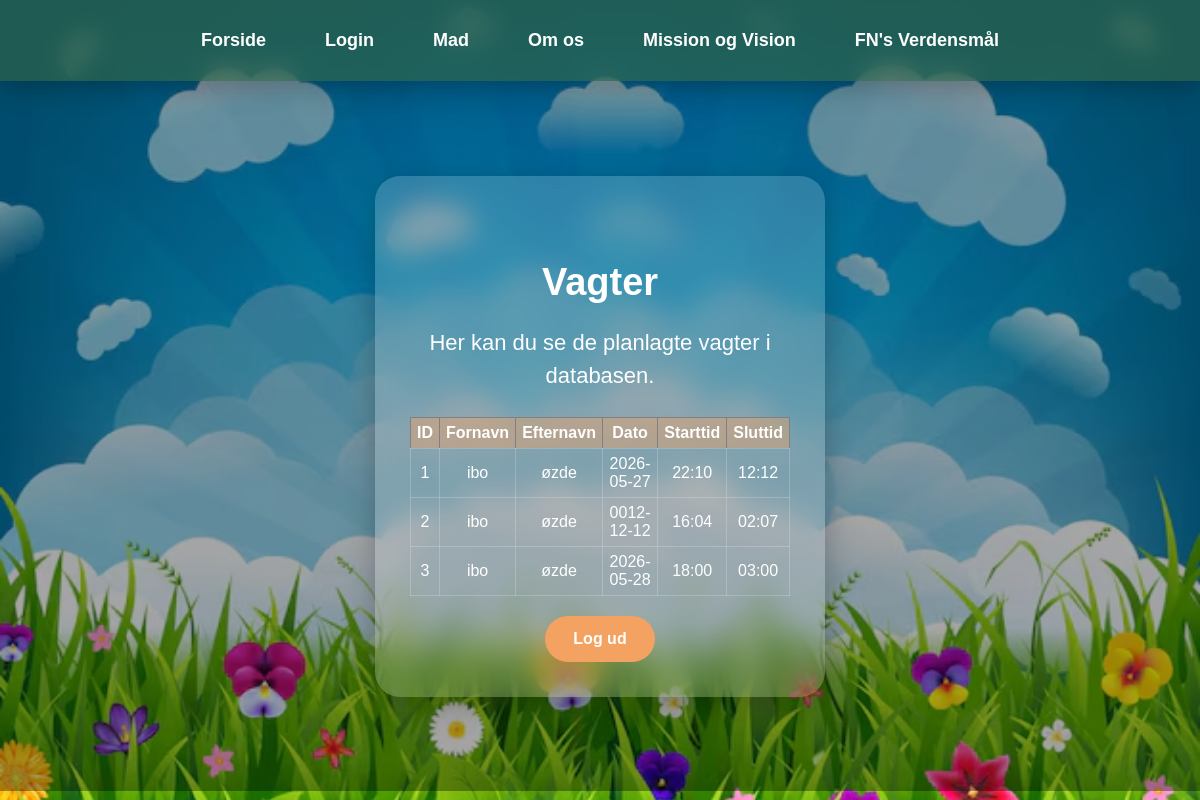
The page /database on the database its author committed.
### tables this page shows
CREATE TABLE VAGT (
                id        INTEGER PRIMARY KEY,
                fornavn   TEXT,
                efternavn TEXT,
                dato      TEXT,
                starttid  TEXT,
                sluttid   TEXT
            );

### app.py (the view)
@app.route('/database')
def database():
    with sqlite3.connect("database.db") as db:
        cursor = db.cursor()
        cursor.execute("SELECT * FROM VAGT")
        vagter = cursor.fetchall()
    return render_template('database.html', vagter=vagter)

### templates/database.html (shortened to what this page needs)
<!DOCTYPE html>
<html lang="da">
<head>
    <link rel="stylesheet" href="{{ url_for('static', filename='CSS/style.css') }}">
</head>
<body class="opret.side">
    <nav>
        <a href="/forside">Forside</a>
        <a href="/login">Login</a>
        <a href="/mad">Mad</a>
        <a href="/om-os">Om os</a>
        <a href="/MissionVision">Mission og Vision</a>
        <a href="/verdensmaal">FN's Verdensmål</a>
    </nav>
    <section class="hero">
        <div class="hero-content">
            <div class="login-card">
                <h1>Vagter</h1>
                <p>Her kan du se de planlagte vagter i databasen.</p>
                <table border="1" cellpadding="6" style="width: 100%; border-collapse: collapse; color: white;">
                    <tr style="background: rgba(244, 162, 97, 0.4);">
                        <th>ID</th>
                        <th>Fornavn</th>
                        <th>Efternavn</th>
                        <th>Dato</th>
                        <th>Starttid</th>
                        <th>Sluttid</th>
                    </tr>
                    {% for v in vagter %}
                    <tr style="border: 1px solid rgba(255,255,255,0.2);">
                        <td>{{ v[0] }}</td>
                        <td>{{ v[1] }}</td>
                        <td>{{ v[2] }}</td>
                        <td>{{ v[3] }}</td>
                        <td>{{ v[4] }}</td>
                        <td>{{ v[5] }}</td>
                    </tr>
                    {% endfor %}
                </table>
                <a href="/Forside" class="btn form-btn">Log ud</a>
            </div>
        </div>
    </section>
</body>
</html>

### static/CSS/style.css (style rules this page uses)
body { margin: 0; font-family: Arial, sans-serif; background-image: url("../Images/forside-bg.avif"); background-size: cover; background-position: center; background-repeat: no-repeat; min-height: 100vh; }
nav { background: rgba(43, 83, 50, 0.72); backdrop-filter: blur(12px); padding: 22px 45px; display: flex; gap: 35px; align-items: center; justify-content: center; box-shadow: 0 6px 25px rgba(0,0,0,0.25); position: sticky; top: 0; z-index: 10; }
nav a { color: white; text-decoration: none; font-weight: bold; font-size: 18px; padding: 8px 12px; border-radius: 20px; transition: 0.3s; }
h1 { text-align: center; margin-top: 50px; }
.hero { min-height: calc(100vh - 90px); display: flex; justify-content: center; align-items: center; text-align: center; color: white; position: relative; }
.hero::before { content: ""; position: absolute; inset: 0; background: rgba(0, 0, 0, 0.35); }
.hero-content { position: relative; z-index: 1; max-width: 800px; }
.hero h1 { font-size: 55px; margin-bottom: 15px; }
.hero p { font-size: 22px; line-height: 1.5; }
.btn { display: inline-block; margin-top: 20px; padding: 14px 28px; background: #f4a261; color: white; text-decoration: none; border-radius: 30px; font-weight: bold; transition: 0.3s; }
.login-card { width: 380px; padding: 35px; border-radius: 25px; background: rgba(255, 255, 255, 0.18); backdrop-filter: blur(14px); box-shadow: 0 8px 30px rgba(0,0,0,0.25); color: white; }
.login-card h1 { margin-bottom: 10px; font-size: 38px; }
.login-card p { margin-bottom: 25px; }
.form-btn { border: none; cursor: pointer; }

### rows shown on the page
VAGT: id "1", fornavn "ibo", efternavn "øzde", dato "2026-05-27", starttid "22:10", sluttid "12:12"
VAGT: id "2", fornavn "ibo", efternavn "øzde", dato "0012-12-12", starttid "16:04", sluttid "02:07"
VAGT: id "3", fornavn "ibo", efternavn "øzde", dato "2026-05-28", starttid "18:00", sluttid "03:00"
